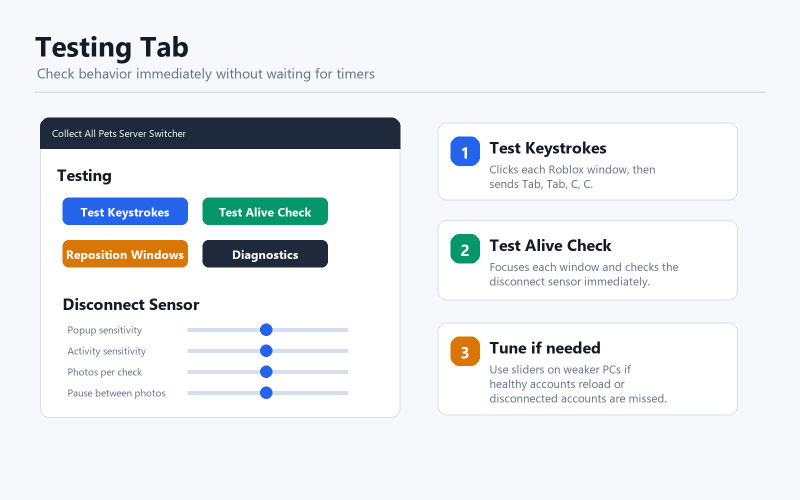
#> input picture setup_guide/04_testing_tab.png, 1600 x 1000 px (shown at 1/2 size); its folder holds only this picture in this run
$ python -i website_launcher.py   (imports and definitions only)
#> lines starting #> are read from the running program, lines starting #| are printed output that depends on the picture
#> further down, picture is the input picture: PIL image 1600x1000 RGB; mean R, G, B 232.7, 235.6, 238.9
import base64
import ctypes
import datetime as dt
import gzip
import json
import os
import re
import secrets
import shutil
import socket
import subprocess
import sys
import tempfile
import threading
import time
import urllib.parse
import urllib.request
import zlib
from ctypes import wintypes
from pathlib import Path
from tkinter import messagebox, ttk
import tkinter as tk

from PIL import ImageChops, ImageGrab, ImageStat


APP_NAME = "Collect All Pets"
APP_DIR = Path(__file__).resolve().parent


def settings_file_path():
    if getattr(sys, "frozen", False):
        if os.name == "nt":
            base_dir = Path(os.environ.get("APPDATA", Path.home() / "AppData" / "Roaming"))
        else:
            base_dir = Path.home() / ".config"
        data_dir = base_dir / APP_NAME
        data_dir.mkdir(parents=True, exist_ok=True)
        return data_dir / "website_launcher_settings.json"
    return APP_DIR / "website_launcher_settings.json"


SETTINGS_FILE = settings_file_path()
ULONG_PTR = wintypes.WPARAM
PASSWORD_TARGET = "CollectAllPetsServerLauncher"
ROBLOX_PROCESS = "RobloxPlayerBeta.exe"
ROBLOX_MULTI_MUTEX = "ROBLOX_singletonMutex"
WAIT_OBJECT_0 = 0x00000000
WAIT_ABANDONED = 0x00000080
WAIT_TIMEOUT = 0x00000102
INPUT_KEYBOARD = 1
KEYEVENTF_KEYUP = 0x0002
KEYEVENTF_SCANCODE = 0x0008
MAPVK_VK_TO_VSC = 0
MOUSEEVENTF_LEFTDOWN = 0x0002
MOUSEEVENTF_LEFTUP = 0x0004
DEFAULT_KEEP_ALIVE_MINUTES = 5
DEFAULT_POPUP_SENSITIVITY = 50
DEFAULT_ACTIVITY_SENSITIVITY = 50
DEFAULT_DETECTOR_SAMPLE_COUNT = 3
DEFAULT_DETECTOR_SAMPLE_DELAY = 0.65
DEFAULT_DISCONNECT_MODAL_DARK_RATIO = 0.58
DEFAULT_DISCONNECT_MODAL_MEAN_LIMIT = 105
DEFAULT_MIN_ACTIVE_MOTION_SCORE = 0.35
MIN_TAB_RESPONSE_SCORE = 3.0
COLOR_BG = "#0f172a"
COLOR_SURFACE = "#f8fafc"
COLOR_CARD = "#ffffff"
COLOR_TEXT = "#111827"
COLOR_MUTED = "#64748b"
COLOR_BORDER = "#d8e0ea"
COLOR_PRIMARY = "#2563eb"
COLOR_PRIMARY_DARK = "#1d4ed8"
COLOR_SUCCESS = "#047857"
COLOR_WARNING = "#b45309"
COLOR_DANGER = "#dc2626"
COLOR_DANGER_DARK = "#b91c1c"


# [10 lines left out: function enable_dpi_awareness, not called in this run]


# [1 line not run here, left out]


class DataBlob(ctypes.Structure):
    _fields_ = [
        ("cbData", wintypes.DWORD),
        ("pbData", ctypes.POINTER(ctypes.c_char)),
    ]


class Point(ctypes.Structure):
    _fields_ = [("x", ctypes.c_long), ("y", ctypes.c_long)]


class Rect(ctypes.Structure):
    _fields_ = [
        ("left", ctypes.c_long),
        ("top", ctypes.c_long),
        ("right", ctypes.c_long),
        ("bottom", ctypes.c_long),
    ]


class KeyboardInput(ctypes.Structure):
    _fields_ = [
        ("wVk", wintypes.WORD),
        ("wScan", wintypes.WORD),
        ("dwFlags", wintypes.DWORD),
        ("time", wintypes.DWORD),
        ("dwExtraInfo", ULONG_PTR),
    ]


class MouseInput(ctypes.Structure):
    _fields_ = [
        ("dx", wintypes.LONG),
        ("dy", wintypes.LONG),
        ("mouseData", wintypes.DWORD),
        ("dwFlags", wintypes.DWORD),
        ("time", wintypes.DWORD),
        ("dwExtraInfo", ULONG_PTR),
    ]


class HardwareInput(ctypes.Structure):
    _fields_ = [
        ("uMsg", wintypes.DWORD),
        ("wParamL", wintypes.WORD),
        ("wParamH", wintypes.WORD),
    ]


class InputUnion(ctypes.Union):
    _fields_ = [
        ("ki", KeyboardInput),
        ("mi", MouseInput),
        ("hi", HardwareInput),
    ]


class Input(ctypes.Structure):
    _fields_ = [
        ("type", wintypes.DWORD),
        ("union", InputUnion),
    ]


def hidden_process_flags():
    return subprocess.CREATE_NO_WINDOW if os.name == "nt" else 0


# [84 lines left out: functions protect_text, unprotect_text, normalize_url, automated_browser_candidates, free_local_port, not called in this run]


def roblox_login_url(target_url):
    return "https://www.roblox.com/login?returnUrl=" + urllib.parse.quote(target_url, safe="")


# [24 lines left out: functions parse_roblox_server_url, find_roblox_player, not called in this run]


def is_roblox_running():
    return roblox_process_count() > 0


# [154 lines left out: functions roblox_process_count, stop_roblox, virtual_screen_geometry, fit_placement_to_virtual_screen, clip_placement_to_virtual_screen, get_window_text and 5 more, not called in this run]


def is_window(hwnd):
    return bool(os.name == "nt" and hwnd and ctypes.windll.user32.IsWindow(wintypes.HWND(hwnd)))


# [115 lines left out: functions placement_distance, find_window_by_placement, wait_for_new_roblox_window, focus_window, click_inside_window, press_key and 3 more, not called in this run]


def relative_box(image, left, top, right, bottom):
#> called with left = 0.5, top = 0.28, right = 0.94, bottom = 0.86
    width, height = image.size
#> width = 1600; height = 1000
    return (
        int(width * left),
        int(height * top),
        int(width * right),
        int(height * bottom),
    )


# [13 lines left out: function disconnect_modal_score, not called in this run]


def play_area_sample(image):
    sample = image.crop(relative_box(image, 0.50, 0.28, 0.94, 0.86)).convert("L")
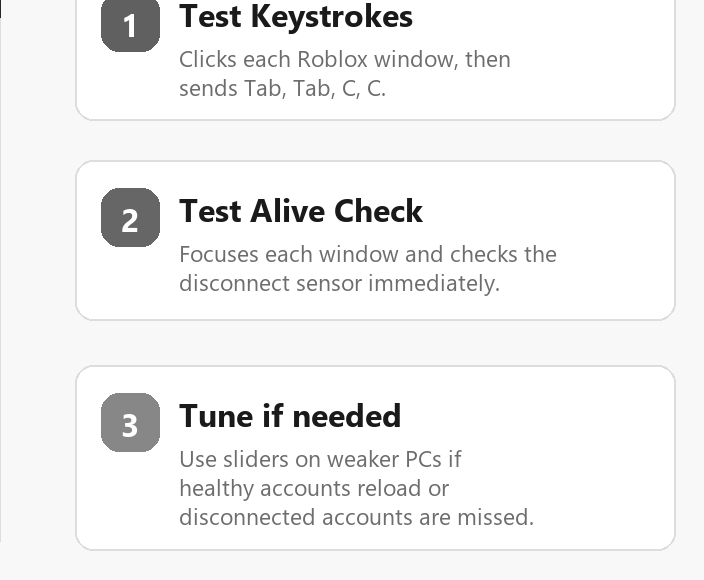
#> sample: PIL image 704x580 L; min 26, max 255, mean 242.3
    return sample.resize((96, 96))
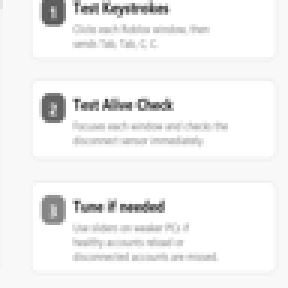
#> returned value: PIL image 96x96 L (shown 3 times larger); min 53, max 255, mean 242


def leaderboard_sample(image):
    sample = image.crop(relative_box(image, 0.54, 0.08, 0.99, 0.42)).convert("L")
    return sample.resize((128, 96))


# [159 lines left out: functions motion_score, tab_response_score, roblox_window_health, kill_process, not called in this run]


class RobloxMultiInstanceLock:
    # [209 lines left out: functions __init__, acquire, _hold_lock, release, build_protocol_launch_uri, start_roblox_player and 7 more, not called in this run]


class DevToolsConnection:
    # [513 lines left out: functions __init__, _handshake, _recv_exact, send_json, receive_json, call and 11 more, not called in this run]


class ServerLauncher(tk.Tk):
    # [396 lines left out: functions __init__, _build_ui, modern_button, modern_toggle, set_button_variant, show_view and 4 more, not called in this run]

    def _accounts_frame_configured(self, _event=None):
        if hasattr(self, "accounts_canvas"):
            self.accounts_canvas.configure(scrollregion=self.accounts_canvas.bbox("all"))

    def _accounts_canvas_configured(self, event):
        self.accounts_canvas.itemconfigure(self.accounts_canvas_window, width=event.width)

    def _accounts_mousewheel(self, event):
        if hasattr(self, "accounts_canvas") and self.accounts_canvas.winfo_ismapped():
            self.accounts_canvas.yview_scroll(int(-1 * (event.delta / 120)), "units")

    # [361 lines left out: functions add_account, format_placement, start_window_pick, capture_cookie_for_account, _capture_cookie_worker, _save_captured_cookie and 9 more, not called in this run]

    def _set_switch_time_values(self, hour, minute):
        self.switch_hour_var.set(f"{int(hour):02d}")
        self.switch_minute_var.set(f"{int(minute):02d}")

    # [74 lines left out: functions _refresh_schedule, set_switch_time, _update_countdown, keep_alive_interval_ms, keep_alive_toggled, reset_keep_alive_timer and 2 more, not called in this run]

    def _sync_current_server_text(self):
        server = int(self.current_server_var.get() or 1)
        self.active_server_var.set(f"Current server: Server {server}")

    def server_url(self, number):
        return normalize_url(self.server_one_var.get() if number == 1 else self.server_two_var.get())

    # [61 lines left out: functions _refresh_readiness, validate_launch_inputs, not called in this run]

    def password_only_accounts(self, accounts):
        return [account for account in accounts if account.get("password") and not account.get("session_cookie")]

    # [125 lines left out: functions launch_server, launch_account_entry, launch_multiple_accounts, account_window, reconnect_account, not called in this run]

    def accounts_ready_for_keep_alive(self):
        return [account for account in self.enabled_account_entries() if account.get("placement")]

    # [142 lines left out: functions detector_settings, _detector_setting_changed, reposition_windows, _reposition_windows_worker, test_keep_alive_keys, _test_keep_alive_keys_worker and 4 more, not called in this run]

    def _diagnostics_worker(self, snapshot):
        report, issue_count, warning_count = build_diagnostics_report(snapshot)
        self.after(0, lambda: self._show_diagnostics_report(report, issue_count, warning_count))

    # [82 lines left out: functions _show_diagnostics_report, _keep_alive_tick, _run_keep_alive_cycle, _launch_complete, not called in this run]

    def switch_now(self):
        next_server = 2 if int(self.current_server_var.get() or 1) == 1 else 1
        self.launch_server(next_server)

    # [28 lines left out: functions stop_roblox_from_ui, _tick, _close, not called in this run]


def main():
    app = ServerLauncher()
    app.mainloop()


# [2 lines not run here, left out]

>>> from PIL import Image
>>> picture = Image.open('setup_guide/04_testing_tab.png')
>>> result = play_area_sample(picture)

$ run again, on setup_guide/01_quick_start.png
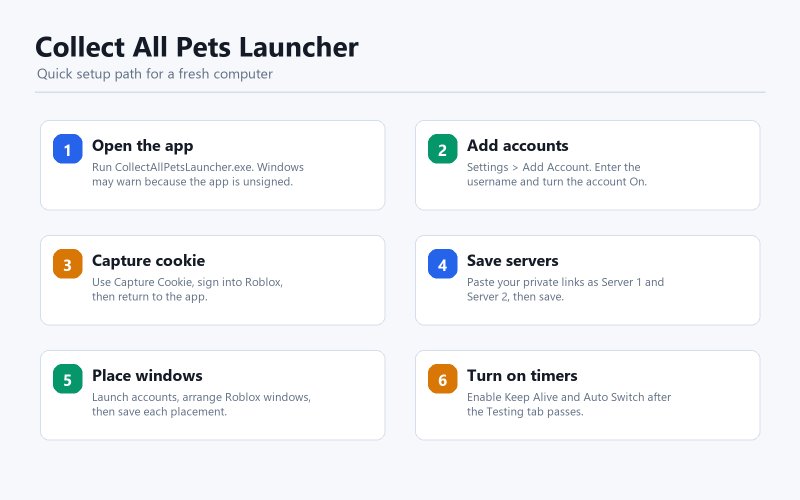
#> input picture setup_guide/01_quick_start.png, 1600 x 1000 px (shown at 1/2 size)
#> picture is the input picture: PIL image 1600x1000 RGB; mean R, G, B 242.7, 244.5, 247.1
#> in play_area_sample, `sample = image.crop(relative_box(image, 0.50, 0.28, 0.94, 0.86)).conve..`:
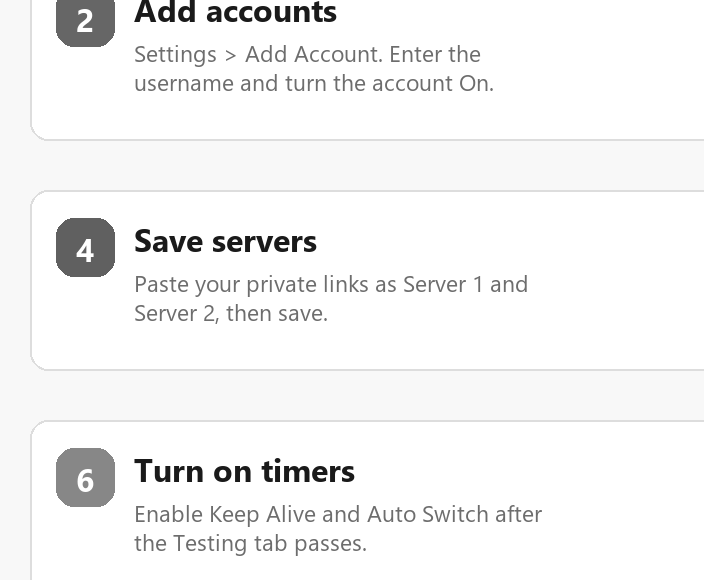
#> sample: PIL image 704x580 L; min 26, max 255, mean 244.3
#> in play_area_sample, `return sample.resize((96, 96))`:
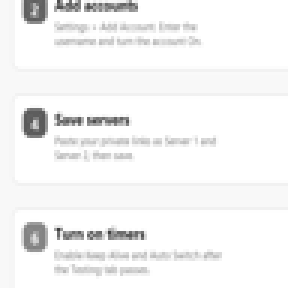
#> returned value: PIL image 96x96 L (shown 3 times larger); min 62, max 255, mean 244.1
